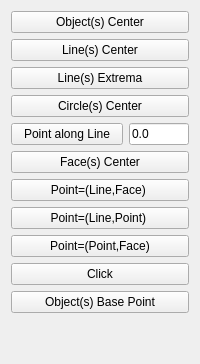
             <widget class="QWidget" name="Point_Tab">
              <attribute name="icon">
               <iconset>
                <normaloff>Icons/WF_point.svg</normaloff>Icons/WF_point.svg</iconset>
              </attribute>
              <attribute name="title">
               <string>Point</string>
              </attribute>
              <layout class="QGridLayout" name="gridLayout_3">
               <item row="8" column="0">
                <widget class="QPushButton" name="button_point_face_point">
                 <property name="toolTip">
                  <string>Create a projection Point of a Point onto a Face.</string>
                 </property>
                 <property name="text">
                  <string>Point=(Point,Face)</string>
                 </property>
                 <property name="icon">
                  <iconset>
                   <normaloff>Icons/WF_pointFacePoint.svg</normaloff>Icons/WF_pointFacePoint.svg</iconset>
                 </property>
                 <property name="iconSize">
                  <size>
                   <width>32</width>
                   <height>32</height>
                  </size>
                 </property>
                </widget>
               </item>
               <item row="0" column="0">
                <widget class="QPushButton" name="button_object_center">
                 <property name="toolTip">
                  <string>Create a Point at center location of all selected Object(s).</string>
                 </property>
                 <property name="text">
                  <string>Object(s) Center</string>
                 </property>
                 <property name="icon">
                  <iconset>
                   <normaloff>Icons/WF_centerObjectsPoint.svg</normaloff>Icons/WF_centerObjectsPoint.svg</iconset>
                 </property>
                 <property name="iconSize">
                  <size>
                   <width>32</width>
                   <height>32</height>
                  </size>
                 </property>
                </widget>
               </item>
               <item row="3" column="0">
                <widget class="QPushButton" name="button_circle_center">
                 <property name="toolTip">
                  <string>Create a Point at center location of each selected Circle(s) or Arc(s).</string>
                 </property>
                 <property name="text">
                  <string>Circle(s) Center</string>
                 </property>
                 <property name="icon">
                  <iconset>
                   <normaloff>Icons/WF_centerCirclePoint.svg</normaloff>Icons/WF_centerCirclePoint.svg</iconset>
                 </property>
                 <property name="iconSize">
                  <size>
                   <width>32</width>
                   <height>32</height>
                  </size>
                 </property>
                </widget>
               </item>
               <item row="10" column="0">
                <widget class="QPushButton" name="button_object_base_point">
                 <property name="toolTip">
                  <string>Create Base Point of all selected Object(s).</string>
                 </property>
                 <property name="text">
                  <string>Object(s) Base Point</string>
                 </property>
                 <property name="icon">
                  <iconset>
                   <normaloff>Icons/WF_objectBasePoint.svg</normaloff>Icons/WF_objectBasePoint.svg</iconset>
                 </property>
                 <property name="iconSize">
                  <size>
                   <width>32</width>
                   <height>32</height>
                  </size>
                 </property>
                </widget>
               </item>
               <item row="6" column="0">
                <widget class="QPushButton" name="button_line_face_point">
                 <property name="toolTip">
                  <string>Create a point at the intersection of the Line and Plane selected.</string>
                 </property>
                 <property name="text">
                  <string>Point=(Line,Face) </string>
                 </property>
                 <property name="icon">
                  <iconset>
                   <normaloff>Icons/WF_lineFacePoint.svg</normaloff>Icons/WF_lineFacePoint.svg</iconset>
                 </property>
                 <property name="iconSize">
                  <size>
                   <width>32</width>
                   <height>32</height>
                  </size>
                 </property>
                </widget>
               </item>
               <item row="9" column="0">
                <widget class="QPushButton" name="button_click_for_point">
                 <property name="toolTip">
                  <string>Create a Point on a Plane perpendicular to the view at location of one mouse click.
Click first on the Button then click once on the View (with no object in background).
Click first on the Button then click once on the View (with an object in background) will attach the point to the surface of the object.
</string>
                 </property>
                 <property name="text">
                  <string>Click</string>
                 </property>
                 <property name="icon">
                  <iconset>
                   <normaloff>../Icons/WF_clickPoint.svg</normaloff>../Icons/WF_clickPoint.svg</iconset>
                 </property>
                 <property name="iconSize">
                  <size>
                   <width>32</width>
                   <height>32</height>
                  </size>
                 </property>
                 <property name="checkable">
                  <bool>false</bool>
                 </property>
                </widget>
               </item>
               <item row="1" column="0">
                <widget class="QPushButton" name="button_line_center">
                 <property name="toolTip">
                  <string>Create a Point at mid point location of each selected Line(s).</string>
                 </property>
                 <property name="text">
                  <string>Line(s) Center</string>
                 </property>
                 <property name="icon">
                  <iconset>
                   <normaloff>Icons/WF_centerLinePoint.svg</normaloff>Icons/WF_centerLinePoint.svg</iconset>
                 </property>
                 <property name="iconSize">
                  <size>
                   <width>32</width>
                   <height>32</height>
                  </size>
                 </property>
                </widget>
               </item>
               <item row="7" column="0">
                <widget class="QPushButton" name="button_point_line_point">
                 <property name="toolTip">
                  <string>Create a projection Point of a Point onto a Line and symetric point.</string>
                 </property>
                 <property name="text">
                  <string>Point=(Line,Point) </string>
                 </property>
                 <property name="icon">
                  <iconset>
                   <normaloff>Icons/WF_pointLinePoint.svg</normaloff>Icons/WF_pointLinePoint.svg</iconset>
                 </property>
                 <property name="iconSize">
                  <size>
                   <width>32</width>
                   <height>32</height>
                  </size>
                 </property>
                </widget>
               </item>
               <item row="5" column="0">
                <widget class="QPushButton" name="button_face_center">
                 <property name="toolTip">
                  <string>Create a Point at center location of each selected Face(s).</string>
                 </property>
                 <property name="text">
                  <string>Face(s) Center</string>
                 </property>
                 <property name="icon">
                  <iconset>
                   <normaloff>Icons/WF_centerFacePoint.svg</normaloff>Icons/WF_centerFacePoint.svg</iconset>
                 </property>
                 <property name="iconSize">
                  <size>
                   <width>32</width>
                   <height>32</height>
                  </size>
                 </property>
                </widget>
               </item>
               <item row="2" column="0">
                <widget class="QPushButton" name="button_line_extrema">
                 <property name="toolTip">
                  <string>Create Points at start and end location of each selected Line(s).</string>
                 </property>
                 <property name="text">
                  <string>Line(s) Extrema</string>
                 </property>
                 <property name="icon">
                  <iconset>
                   <normaloff>Icons/WF_extremaLinePoint.svg</normaloff>Icons/WF_extremaLinePoint.svg</iconset>
                 </property>
                 <property name="iconSize">
                  <size>
                   <width>32</width>
                   <height>32</height>
                  </size>
                 </property>
                </widget>
               </item>
               <item row="4" column="0">
                <layout class="QHBoxLayout" name="horizontalLayout">
                 <property name="sizeConstraint">
                  <enum>QLayout::SetFixedSize</enum>
                 </property>
                 <item>
                  <widget class="QPushButton" name="button_point_on_line">
                   <property name="sizePolicy">
                    <sizepolicy hsizetype="MinimumExpanding" vsizetype="Fixed">
                     <horstretch>0</horstretch>
                     <verstretch>0</verstretch>
                    </sizepolicy>
                   </property>
                   <property name="toolTip">
                    <string>Create a Point on a line at some distance of the extremity  point selected.</string>
                   </property>
                   <property name="text">
                    <string>Point along Line</string>
                   </property>
                   <property name="icon">
                    <iconset>
                     <normaloff>Icons/WF_alongLinePoint.svg</normaloff>Icons/WF_alongLinePoint.svg</iconset>
                   </property>
                   <property name="iconSize">
                    <size>
                     <width>32</width>
                     <height>32</height>
                    </size>
                   </property>
                  </widget>
                 </item>
                 <item>
                  <widget class="QLineEdit" name="distance_point_on_line">
                   <property name="sizePolicy">
                    <sizepolicy hsizetype="MinimumExpanding" vsizetype="Fixed">
                     <horstretch>0</horstretch>
                     <verstretch>0</verstretch>
                    </sizepolicy>
                   </property>
                   <property name="minimumSize">
                    <size>
                     <width>50</width>
                     <height>0</height>
                    </size>
                   </property>
                   <property name="maximumSize">
                    <size>
                     <width>60</width>
                     <height>16777215</height>
                    </size>
                   </property>
                   <property name="toolTip">
                    <string>Distance from the extremity</string>
                   </property>
                   <property name="text">
                    <string>0.0</string>
                   </property>
                  </widget>
                 </item>
                </layout>
               </item>
               <item row="11" column="0">
                <spacer name="verticalSpacer_2">
                 <property name="orientation">
                  <enum>Qt::Vertical</enum>
                 </property>
                 <property name="sizeHint" stdset="0">
                  <size>
                   <width>20</width>
                   <height>40</height>
                  </size>
                 </property>
                </spacer>
               </item>
              </layout>
             </widget>
